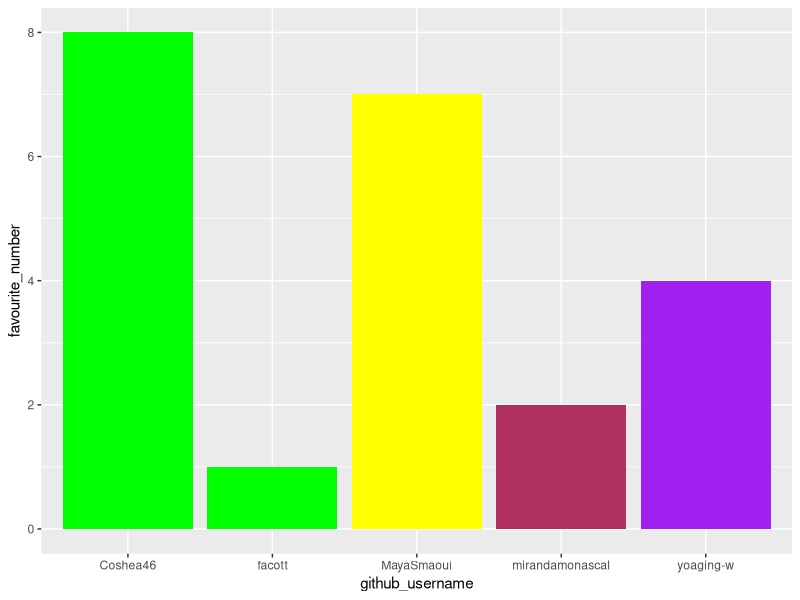
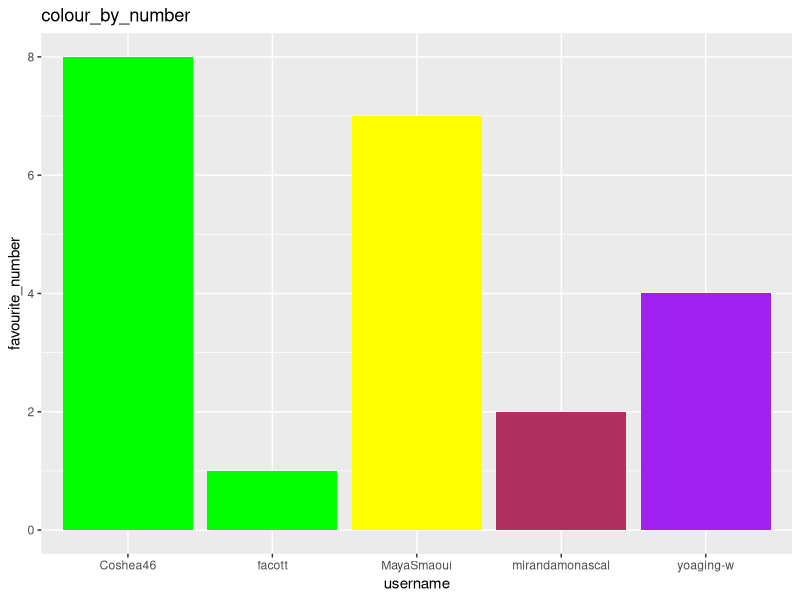
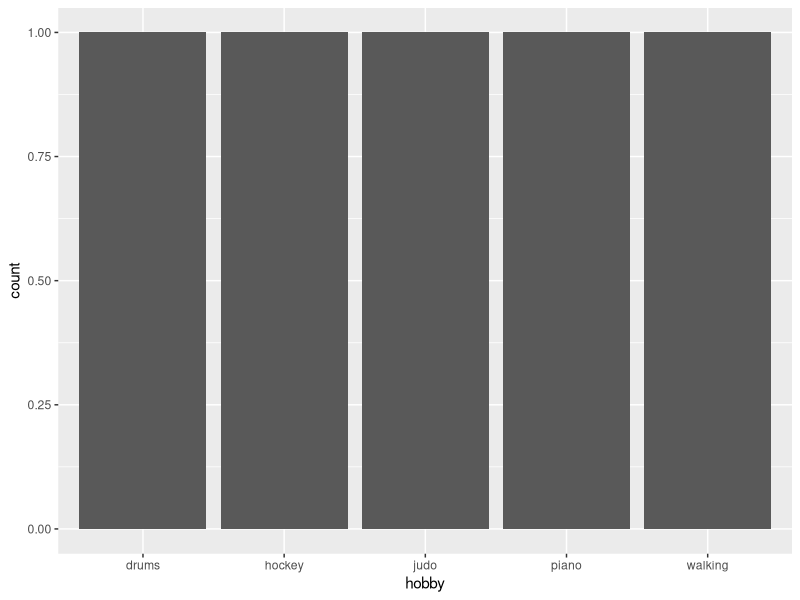

R code for these plots, in order:
## ---- chunk 1
library(tidyverse) 
## ---- chunk 2
team_data <- tibble(
  name = c("Miranda", "Freddie", "Connor", 
           "Jenny", "Maya"),
  github_username = c("mirandamonascal", "facott", "Coshea46", 
                      "yoaging-w", "MayaSmaoui"), 
  colour = c("maroon", "green", "green", 
             "purple", "yellow"),
  hobby = c("drums", "hockey", "judo", 
            "walking", "piano"),
  favourite_number = c(2, 1, 8, 4, 7)
  )

team_data
## ---- chunk 3
p1 <- ggplot(data = team_data, 
             mapping = aes(x = github_username, 
                           y = favourite_number,
                           fill = colour), 
             ) +
   geom_col() +
   scale_fill_identity()
p1
## ---- chunk 4
p1 + labs(x = "username", 
          y = "favourite_number",
          title = "colour_by_number")
## ---- chunk 5
p2 <- ggplot(team_data, aes(x = hobby)) +
  geom_bar()
p2
